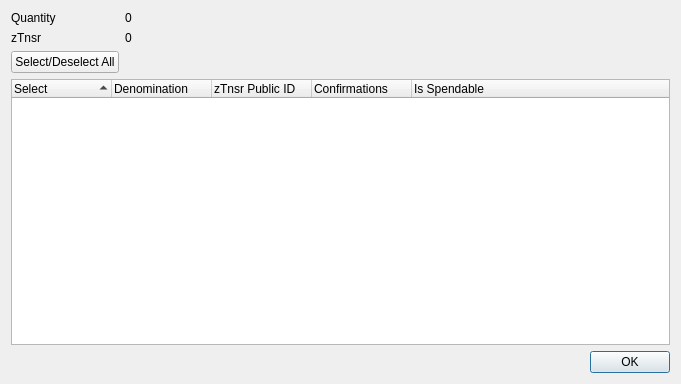
<?xml version="1.0" encoding="UTF-8"?>
<ui version="4.0">
 <class>ZTnsrControlDialog</class>
 <widget class="QDialog" name="ZTnsrControlDialog">
  <property name="geometry">
   <rect>
    <x>0</x>
    <y>0</y>
    <width>681</width>
    <height>384</height>
   </rect>
  </property>
  <property name="minimumSize">
   <size>
    <width>681</width>
    <height>384</height>
   </size>
  </property>
  <property name="windowTitle">
   <string>Select zTnsr to Spend</string>
  </property>
  <layout class="QGridLayout" name="gridLayout">
   <item row="0" column="0">
    <layout class="QFormLayout" name="formLayout">
     <property name="sizeConstraint">
      <enum>QLayout::SetDefaultConstraint</enum>
     </property>
     <item row="0" column="0">
      <widget class="QLabel" name="labelQuantity">
       <property name="text">
        <string>Quantity</string>
       </property>
      </widget>
     </item>
     <item row="0" column="1">
      <widget class="QLabel" name="labelQuantity_int">
       <property name="text">
        <string>0</string>
       </property>
      </widget>
     </item>
     <item row="1" column="0">
      <widget class="QLabel" name="labelZTnsr">
       <property name="text">
        <string>zTnsr</string>
       </property>
      </widget>
     </item>
     <item row="1" column="1">
      <widget class="QLabel" name="labelZTnsr_int">
       <property name="text">
        <string>0</string>
       </property>
      </widget>
     </item>
     <item row="2" column="0">
      <widget class="QPushButton" name="pushButtonAll">
       <property name="text">
        <string>Select/Deselect All</string>
       </property>
      </widget>
     </item>
    </layout>
   </item>
   <item row="1" column="0">
    <layout class="QVBoxLayout" name="verticalLayout">
     <item>
      <widget class="QTreeWidget" name="treeWidget">
       <property name="minimumSize">
        <size>
         <width>0</width>
         <height>250</height>
        </size>
       </property>
       <property name="alternatingRowColors">
        <bool>true</bool>
       </property>
       <property name="sortingEnabled">
        <bool>true</bool>
       </property>
       <property name="columnCount">
        <number>5</number>
       </property>
       <attribute name="headerDefaultSectionSize">
        <number>100</number>
       </attribute>
       <column>
        <property name="text">
         <string notr="true">Select</string>
        </property>
       </column>
       <column>
        <property name="text">
         <string notr="true">Denomination</string>
        </property>
       </column>
       <column>
        <property name="text">
         <string notr="true">zTnsr Public ID</string>
        </property>
       </column>
       <column>
        <property name="text">
         <string notr="true">Confirmations</string>
        </property>
       </column>
       <column>
        <property name="text">
         <string>Is Spendable</string>
        </property>
       </column>
      </widget>
     </item>
     <item>
      <widget class="QDialogButtonBox" name="buttonBox">
       <property name="orientation">
        <enum>Qt::Horizontal</enum>
       </property>
       <property name="standardButtons">
        <set>QDialogButtonBox::Ok</set>
       </property>
      </widget>
     </item>
    </layout>
   </item>
  </layout>
 </widget>
 <resources/>
 <connections>
  <connection>
   <sender>buttonBox</sender>
   <signal>accepted()</signal>
   <receiver>ZTnsrControlDialog</receiver>
   <slot>accept()</slot>
   <hints>
    <hint type="sourcelabel">
     <x>248</x>
     <y>254</y>
    </hint>
    <hint type="destinationlabel">
     <x>157</x>
     <y>274</y>
    </hint>
   </hints>
  </connection>
  <connection>
   <sender>buttonBox</sender>
   <signal>rejected()</signal>
   <receiver>ZTnsrControlDialog</receiver>
   <slot>reject()</slot>
   <hints>
    <hint type="sourcelabel">
     <x>316</x>
     <y>260</y>
    </hint>
    <hint type="destinationlabel">
     <x>286</x>
     <y>274</y>
    </hint>
   </hints>
  </connection>
 </connections>
</ui>
